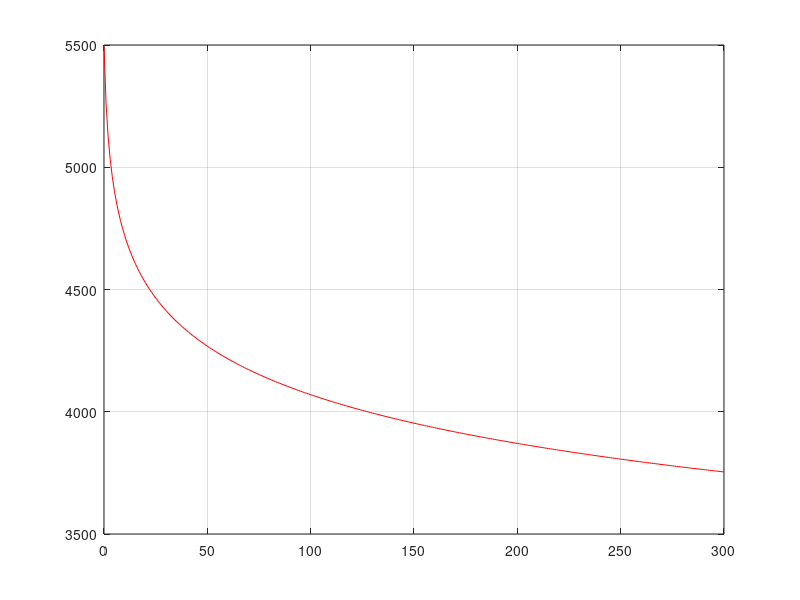

MATLAB code for this plot:
N = 1000;
T = 0:300;

X = 500;
A = floor(X * 0.5);
B = X - A;

Y = N - X;
C = floor(Y * 0.5);
D = Y - C;

W = (100/N)*((7*A+5*B)*(18-log2(T+1))+(1*C+3*D)*log2(T+2));

if W(1,1) >= 8500
    P = 'First';
elseif W(1,1) >= 6100 && W(1,1) < 8500
    P = 'Second';
elseif W(1,1) >=3800 && W(1,1) < 6100
    P = 'Third';
elseif W(1,1) >= 1500 && W(1,1) < 3800
    P = 'Forth';
elseif W(1,1) < 1500
    P = 'Fifth';
end

plot(T, W, 'r');  % Plot W
hold on;
grid;